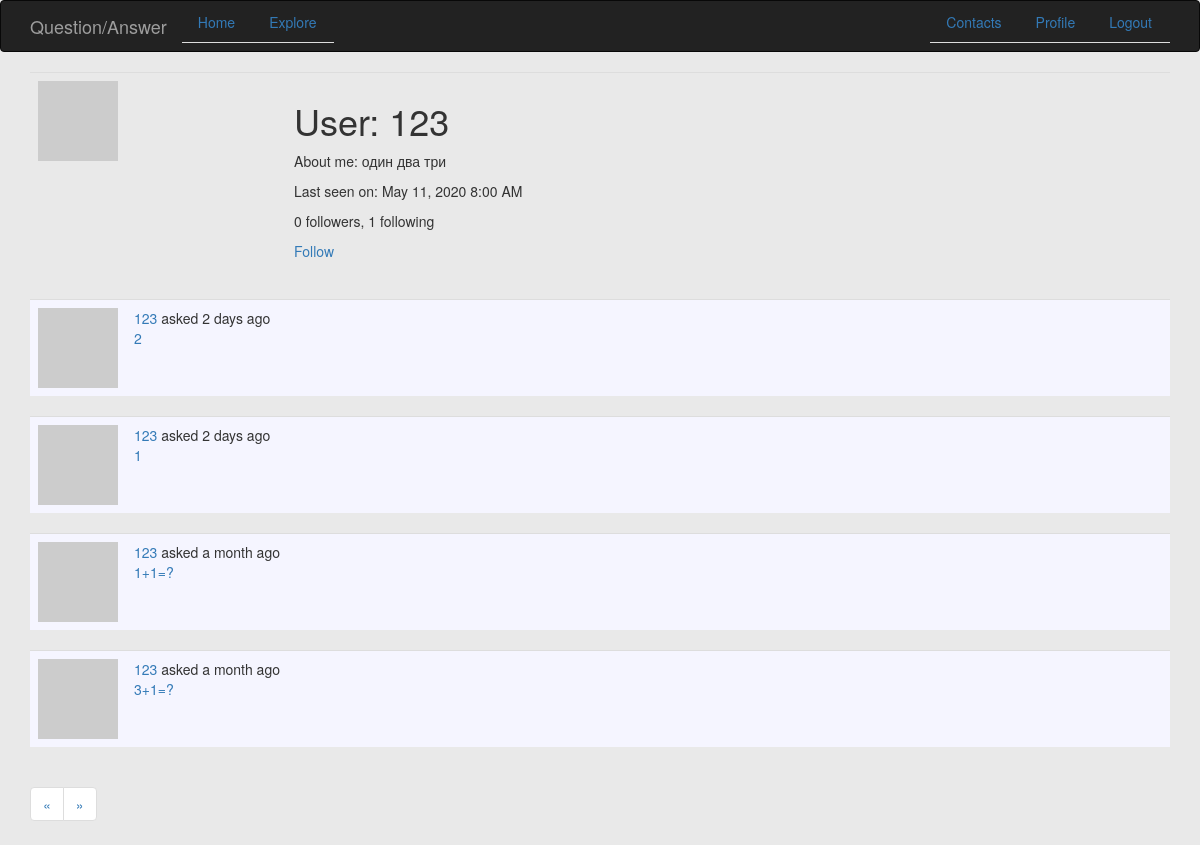
Screenshot of /user/123 (signed in) with the database file from the repository.
### app/models.py (models this page shows, shortened)
class User(UserMixin, db.Model):
    id = db.Column(db.Integer, primary_key=True)
    username = db.Column(db.String(64), index=True, unique=True)
    email = db.Column(db.String(120), index=True, unique=True)
    password_hash = db.Column(db.String(128))
    posts = db.relationship('Post', backref='author', lazy='dynamic')
    answers = db.relationship('Answer', backref='author', lazy='dynamic')
    about_me = db.Column(db.String(140))
    last_seen = db.Column(db.DateTime, default=datetime.utcnow)
    followed = db.relationship(
        'User', secondary=followers,
        primaryjoin=(followers.c.follower_id == id),
        secondaryjoin=(followers.c.followed_id == id),
        backref=db.backref('followers', lazy='dynamic'), lazy='dynamic')
    def avatar(self, size):
        digest = md5(self.email.lower().encode('utf-8')).hexdigest()
        return 'https://www.gravatar.com/avatar/{}?d=identicon&s={}'.format(
            digest, size)
    def is_following(self, user):
        return self.followed.filter(
            followers.c.followed_id == user.id).count() > 0

class Post(db.Model):
    id = db.Column(db.Integer, primary_key=True)
    body = db.Column(db.String(140))
    timestamp = db.Column(db.DateTime, index=True, default=datetime.utcnow)
    user_id = db.Column(db.Integer, db.ForeignKey('user.id'))
    answers = db.relationship('Answer', backref='post', lazy='dynamic')

### app/routes.py (the view)
@app.route('/user/<username>')
@login_required
def user(username):
    user = User.query.filter_by(username=username).first_or_404()
    page = request.args.get('page', 1, type=int)
    posts = user.posts.order_by(Post.timestamp.desc()).paginate(
        page, app.config['POSTS_PER_PAGE'], False)
    next_url = url_for('user', username=user.username, page=posts.next_num) \
        if posts.has_next else None
    prev_url = url_for('user', username=user.username, page=posts.prev_num) \
        if posts.has_prev else None
    return render_template('user.html', user=user, posts=posts.items,
                           next_url=next_url, prev_url=prev_url)

### app/models.py (called while the page is built)
@login.user_loader
def load_user(id):
    return User.query.get(int(id))

### app/routes.py (called while the page is built)
@app.before_request
def before_request():
    if current_user.is_authenticated:
        current_user.last_seen = datetime.utcnow()
        db.session.commit()
    g.locale = str(get_locale())

### app/templates/user.html
{% extends "base.html" %}
{% block app_content %}
    <table class="table table-hover">
        <tr>
            <td width="256px"><img src="{{ user.avatar(200) }}"></td>
            <td>
                <h1>{{ _('User') }}: {{ user.username }}</h1>
                {% if user.about_me %}
                	<p>{{ _('About me') }}:  {{ user.about_me }}</p>
                {% endif %}
                {% if user.last_seen %}
                	<p>{{ _('Last seen on') }}: {{ moment(user.last_seen).format('LLL') }}</p>
                {% endif %}
                <p>{{ _('%(count)d followers', count=user.followers.count()) }}, {{ _('%(count)d following', count=user.followed.count()) }}</p>
                {% if user == current_user %}
                <p><a href="{{ url_for('edit_profile') }}">{{ _('Edit your profile') }}</a></p>
                {% elif not current_user.is_following(user) %}
                <p><a href="{{ url_for('follow', username=user.username) }}">{{ _('Follow') }}</a></p>
                {% else %}
                <p><a href="{{ url_for('unfollow', username=user.username) }}">{{ _('Unfollow') }}</a></p>
                {% endif %}
            </td>
        </tr>
    </table>
    {% for post in posts %}
        {% include '_post.html' %}
    {% endfor %}
    <nav aria-label="Page navigation example">
      <ul class="pagination">
        <li class="page-item">
          <a class="page-link" href="{{ prev_url or '#' }}" aria-label="Previous">
            <span aria-hidden="true">&laquo;</span>
          </a>
        </li>
        <li class="page-item">
          <a class="page-link" href="{{ next_url or '#' }}" aria-label="Next">
            <span aria-hidden="true">&raquo;</span>
          </a>
        </li>
      </ul>
    </nav>
{% endblock %}

### app/templates/_post.html (shortened to what this page needs)
<table class="table table-hover" style="background-color:#F5F5FF">
    <tr>
        <td width="70px">
            <a href="{{ url_for('user', username=post.author.username) }}">
                <img src="{{ post.author.avatar(70) }}" />
            </a>
        </td>
        <td>
            {{ _('%(username)s asked %(when)s',
                username=user_link, when=moment(post.timestamp).fromNow()) }}
            <br>
            <a href="{{url_for('question', quest_id = post.id)}}"> {{post.body}} </a>
        </td>
    </tr>
</table>

### rows the page displays
User: username "123", about_me "один два три", last_seen "May 11, 2020 8:00 AM"
Post: body "2"
Post: body "1"
Post: body "1+1=?"
Post: body "3+1=?"
